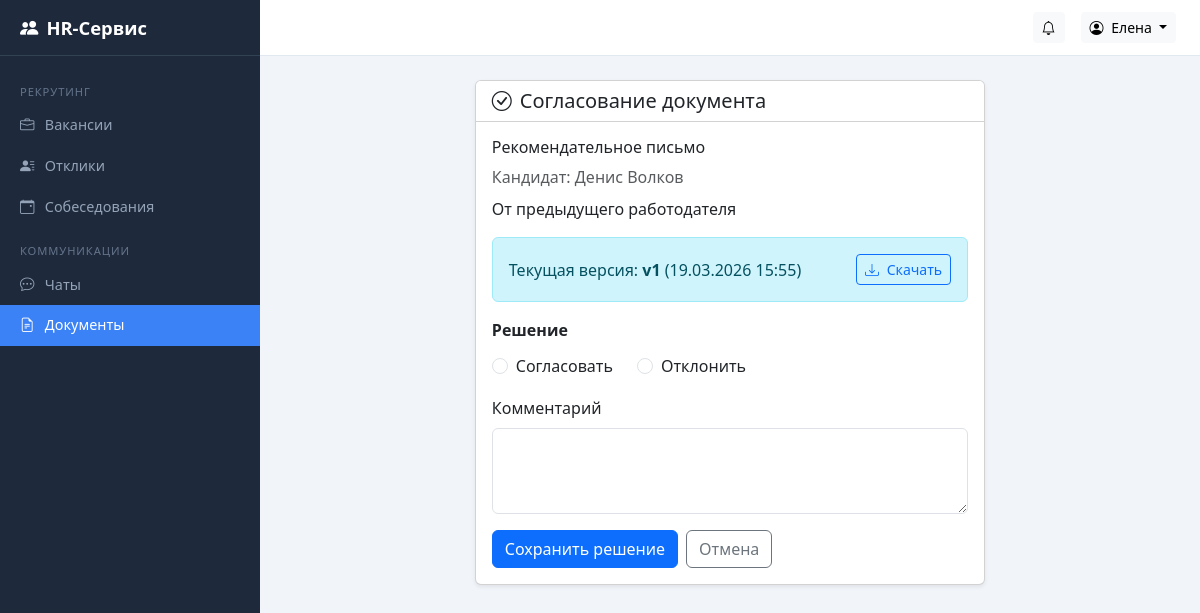
The page /documents/8/review/ (signed in) on the database its author committed.
### accounts/models.py (models this page shows, shortened)
class User(AbstractUser):
    class Role(models.TextChoices):
        CANDIDATE = "candidate", "Кандидат"
        HR = "hr", "HR-специалист"
        DIRECTOR = "director", "Руководитель"
        ADMIN = "admin", "Администратор"
    role = models.CharField(
        "Роль", max_length=20, choices=Role.choices, default=Role.CANDIDATE
    )
    patronymic = models.CharField("Отчество", max_length=150, blank=True)
    phone = models.CharField("Телефон", max_length=20, blank=True)
    class Meta:
        verbose_name = "Пользователь"
        verbose_name_plural = "Пользователи"
    def __str__(self):
        return self.get_full_name() or self.username
    @property
    def is_candidate(self):
        return self.role == self.Role.CANDIDATE
    @property
    def is_admin_role(self):
        return self.role == self.Role.ADMIN
    @property
    def can_manage(self):
        return self.role in (self.Role.HR, self.Role.DIRECTOR, self.Role.ADMIN)
    @property
    def can_view_analytics(self):
        return self.role in (self.Role.DIRECTOR, self.Role.ADMIN)

### documents/models.py (models this page shows, shortened)
class Document(models.Model):
    class Status(models.TextChoices):
        DRAFT = "draft", "Черновик"
        PENDING = "pending", "На согласовании"
        APPROVED = "approved", "Согласован"
        REJECTED = "rejected", "Отклонён"
    title = models.CharField("Название", max_length=255)
    description = models.TextField("Описание", blank=True)
    candidate = models.ForeignKey(
        settings.AUTH_USER_MODEL,
        on_delete=models.CASCADE,
        related_name="documents",
        verbose_name="Кандидат",
    )
    status = models.CharField(
        "Статус", max_length=20, choices=Status.choices, default=Status.DRAFT
    )
    created_at = models.DateTimeField("Создан", auto_now_add=True)
    updated_at = models.DateTimeField("Обновлён", auto_now=True)
    class Meta:
        verbose_name = "Документ"
        verbose_name_plural = "Документы"
        ordering = ["-updated_at"]
    @property
    def current_version(self):
        return self.versions.order_by("-version_number").first()

class DocumentVersion(models.Model):
    document = models.ForeignKey(
        Document, on_delete=models.CASCADE, related_name="versions", verbose_name="Документ"
    )
    file = models.FileField("Файл", upload_to="documents/%Y/%m/")
    version_number = models.PositiveIntegerField("Версия")
    uploaded_by = models.ForeignKey(
        settings.AUTH_USER_MODEL,
        on_delete=models.SET_NULL,
        null=True,
        verbose_name="Загрузил",
    )
    comment = models.TextField("Комментарий", blank=True)
    uploaded_at = models.DateTimeField("Загружен", auto_now_add=True)
    class Meta:
        verbose_name = "Версия документа"
        verbose_name_plural = "Версии документов"
        ordering = ["-version_number"]

### documents/views.py (the view)
# urls.py: path("<int:pk>/review/", views.document_review, name="document_review"),
@manager_required
def document_review(request, pk):
    doc = get_object_or_404(Document, pk=pk, status=Document.Status.PENDING)
    if request.method == "POST":
        form = ApprovalForm(request.POST)
        if form.is_valid():
            decision = form.cleaned_data["decision"]
            DocumentApproval.objects.create(
                document=doc,
                reviewer=request.user,
                decision=decision,
                comment=form.cleaned_data.get("comment", ""),
                decided_at=timezone.now(),
            )
            if decision == "approved":
                doc.status = Document.Status.APPROVED
            else:
                doc.status = Document.Status.REJECTED
            doc.save()
            messages.success(request, f"Документ {'согласован' if decision == 'approved' else 'отклонён'}.")
            return redirect("documents:document_detail", pk=pk)
    else:
        form = ApprovalForm()
    return render(request, "documents/review.html", {"doc": doc, "form": form})

### documents/forms.py
class ApprovalForm(forms.Form):
    DECISIONS = [("approved", "Согласовать"), ("rejected", "Отклонить")]
    decision = forms.ChoiceField(
        label="Решение", choices=DECISIONS,
        widget=forms.RadioSelect(attrs={"class": "form-check-input"}),
    )
    comment = forms.CharField(
        label="Комментарий", required=False,
        widget=forms.Textarea(attrs={"class": "form-control", "rows": 3}),
    )

### templates/documents/review.html (shortened to what this page needs)
{% extends "base.html" %}
{% block content %}
<div class="row justify-content-center">
  <div class="col-lg-7">
    <div class="card shadow-sm mb-4">
      <div class="card-header bg-white">
        <h5 class="mb-0"><i class="bi bi-check-circle me-2"></i>Согласование документа</h5>
      </div>
      <div class="card-body">
        <h6>{{ doc.title }}</h6>
        <p class="text-muted mb-2">Кандидат: {{ doc.candidate }}</p>
        {% if doc.description %}<p>{{ doc.description }}</p>{% endif %}
        {% with ver=doc.current_version %}
          {% if ver %}
            <div class="alert alert-info d-flex justify-content-between align-items-center">
              <span>Текущая версия: <strong>v{{ ver.version_number }}</strong> ({{ ver.uploaded_at|date:"d.m.Y H:i" }})</span>
              <a href="{{ ver.file.url }}" class="btn btn-sm btn-outline-primary" download>
                <i class="bi bi-download me-1"></i> Скачать
              </a>
            </div>
          {% endif %}
        {% endwith %}
        <form method="post">
          <div class="mb-3">
            <label class="form-label fw-bold">{{ form.decision.label }}</label>
            <div class="d-flex gap-4 mt-1">
              {% for radio in form.decision %}
                <div class="form-check">
                  {{ radio.tag }}
                  <label class="form-check-label" for="{{ radio.id_for_label }}">{{ radio.choice_label }}</label>
                </div>
              {% endfor %}
            </div>
          </div>
          <div class="mb-3">
            <label class="form-label" for="id_comment">{{ form.comment.label }}</label>
            {{ form.comment }}
          </div>
          <div class="d-flex gap-2">
            <button type="submit" class="btn btn-primary">Сохранить решение</button>
            <a href="{% url 'documents:document_detail' doc.pk %}" class="btn btn-outline-secondary">Отмена</a>
          </div>
        </form>
      </div>
    </div>
  </div>
</div>
{% endblock %}

### templates/base.html (shortened to what this page needs)
<!DOCTYPE html>
<html lang="ru">
<head>
  <link href="https://cdn.jsdelivr.net/npm/bootstrap@5.3.3/dist/css/bootstrap.min.css" rel="stylesheet">
  <link href="https://cdn.jsdelivr.net/npm/bootstrap-icons@1.11.3/font/bootstrap-icons.min.css" rel="stylesheet">
</head>
<body>
{% if user.is_authenticated %}
  <nav class="sidebar" id="sidebar">
    <div class="sidebar-brand">
      <i class="bi bi-people-fill me-2"></i> HR-Сервис
    </div>
    <div class="sidebar-nav">
      {% if user.can_manage %}
        <div class="nav-section">Рекрутинг</div>
        <a class="nav-link {% if request.resolver_match.app_name == 'vacancies' and 'application' not in request.resolver_match.url_name|default:'' and 'interview' not in request.resolver_match.url_name|default:'' %}active{% endif %}"
           href="{% url 'vacancies:vacancy_list' %}">
          <i class="bi bi-briefcase"></i> Вакансии
        </a>
        <a class="nav-link {% if request.resolver_match.url_name == 'application_list' %}active{% endif %}"
           href="{% url 'vacancies:application_list' %}">
          <i class="bi bi-person-lines-fill"></i> Отклики
        </a>
        <a class="nav-link {% if 'interview' in request.resolver_match.url_name|default:'' %}active{% endif %}"
           href="{% url 'vacancies:interview_list' %}">
          <i class="bi bi-calendar-event"></i> Собеседования
        </a>
        <div class="nav-section">Коммуникации</div>
        <a class="nav-link {% if request.resolver_match.app_name == 'chat' %}active{% endif %}"
           href="{% url 'chat:room_list' %}">
          <i class="bi bi-chat-dots"></i> Чаты
        </a>
        <a class="nav-link {% if request.resolver_match.app_name == 'documents' %}active{% endif %}"
           href="{% url 'documents:document_list' %}">
          <i class="bi bi-file-earmark-text"></i> Документы
        </a>
      {% endif %}
    </div>
  </nav>
  <div class="topbar">
    <div class="ms-auto d-flex align-items-center gap-3">
      {% if user.can_manage or user.is_candidate %}
      <a href="{% url 'vacancies:notification_list' %}" class="btn btn-light btn-sm position-relative">
        <i class="bi bi-bell"></i>
      </a>
      {% endif %}
      <div class="dropdown">
        <button class="btn btn-light btn-sm dropdown-toggle" data-bs-toggle="dropdown">
          <i class="bi bi-person-circle me-1"></i> {{ user.get_short_name|default:user.username }}
        </button>
      </div>
    </div>
  </div>
  <main class="main-content">
    {% block content %}{% endblock %}
  </main>
{% else %}
  {% block anonymous_content %}{% endblock %}
{% endif %}
</body>
</html>

### templates/base.html (style rules this page uses)
:root { --sidebar-width: 260px; --sidebar-bg: #1e293b; --sidebar-hover: #334155; --sidebar-active: #3b82f6; --topbar-height: 56px; }
body { background: #f1f5f9; }
.sidebar { position: fixed; top: 0; left: 0; bottom: 0; width: var(--sidebar-width); background: var(--sidebar-bg); color: #cbd5e1; overflow-y: auto; z-index: 1030; transition: transform .2s; }
.sidebar-brand { height: var(--topbar-height); display: flex; align-items: center; padding: 0 1.25rem; font-size: 1.15rem; font-weight: 600; color: #fff; border-bottom: 1px solid #334155; }
.sidebar-nav { padding: .75rem 0; }
.sidebar-nav .nav-link { color: #94a3b8; padding: .6rem 1.25rem; display: flex; align-items: center; gap: .65rem; font-size: .9rem; border-radius: 0; transition: background .15s, color .15s; }
.sidebar-nav .nav-link.active { background: var(--sidebar-active); color: #fff; }
.sidebar-nav .nav-section { padding: .5rem 1.25rem .25rem; font-size: .7rem; text-transform: uppercase; letter-spacing: .08em; color: #64748b; margin-top: .5rem; }
.topbar { position: fixed; top: 0; left: var(--sidebar-width); right: 0; height: var(--topbar-height); background: #fff; border-bottom: 1px solid #e2e8f0; display: flex; align-items: center; padding: 0 1.5rem; z-index: 1020; }
.main-content { margin-left: var(--sidebar-width); margin-top: var(--topbar-height); padding: 1.5rem; min-height: calc(100vh - var(--topbar-height)); }

### rows shown on the page
User: get_short_name "Елена"
Document: title "Рекомендательное письмо", candidate "Денис Волков", description "От предыдущего работодателя"
DocumentVersion: version_number "1", uploaded_at "19.03.2026 15:55"

### other values the page prints
{{ radio.choice_label }} "Согласовать" "Отклонить"
